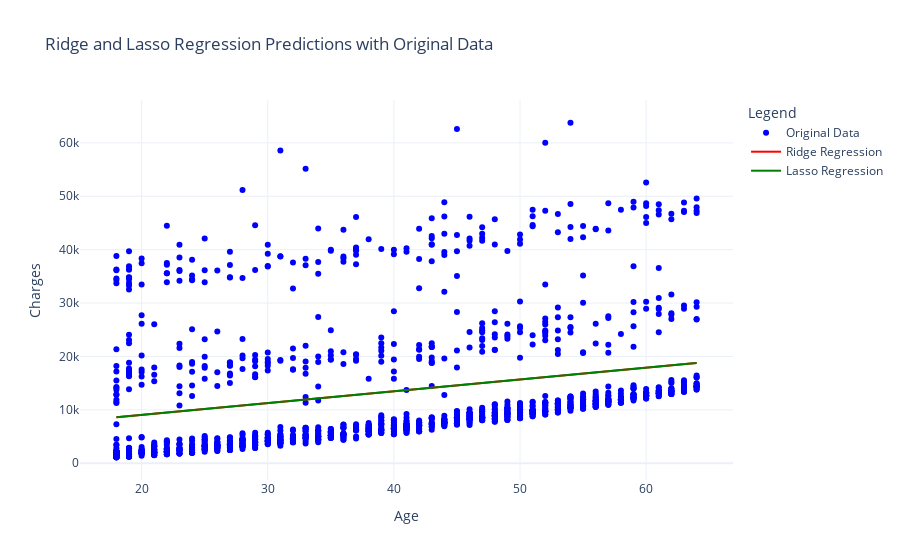

Notebook source saved alongside this figure:
### Code cell
fig.add_trace(go.Scatter(x=X['age'], y=y, mode='markers', name='Original Data', 
                         marker=dict(color='blue')))
fig.add_trace(go.Scatter(x=age_values, y=ridge_pred, mode='lines', name='Ridge Regression', 
                         line=dict(color='red')))
fig.add_trace(go.Scatter(x=age_values, y=lasso_pred, mode='lines', name='Lasso Regression', 
                         line=dict(color='green')))

fig.update_layout(title='Ridge and Lasso Regression Predictions with Original Data',
                  xaxis_title='Age',
                  yaxis_title='Charges',
                  legend_title='Legend',
                  template='plotly_white')

fig.show()
